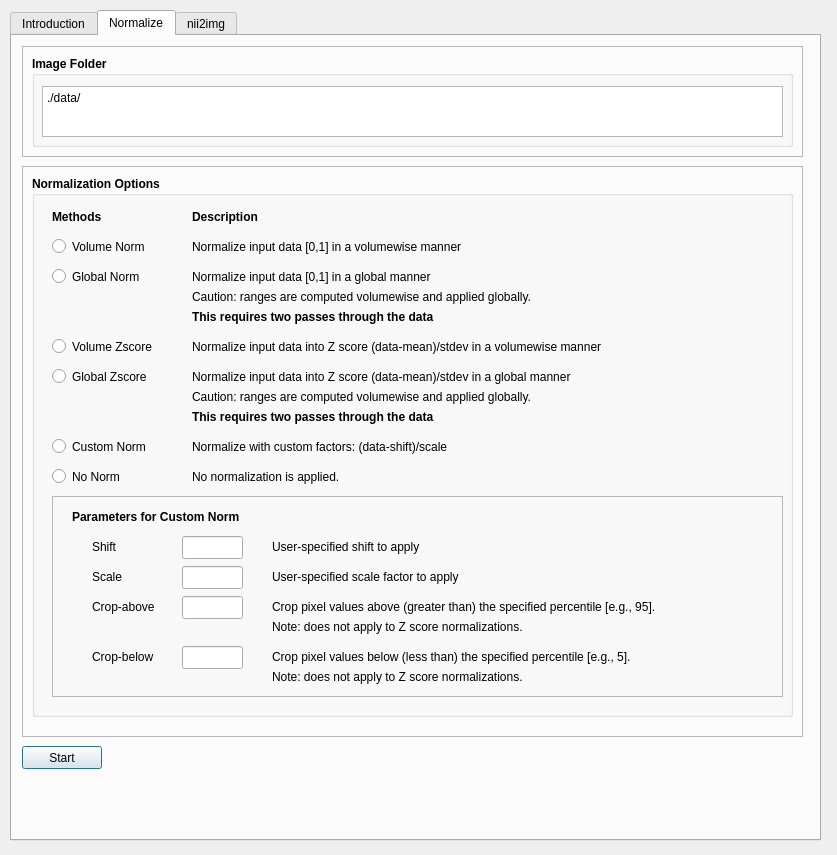
<?xml version="1.0" encoding="UTF-8"?>
<ui version="4.0">
 <class>Dialog</class>
 <widget class="QDialog" name="Dialog">
  <property name="geometry">
   <rect>
    <x>0</x>
    <y>0</y>
    <width>837</width>
    <height>855</height>
   </rect>
  </property>
  <property name="windowTitle">
   <string>Dialog</string>
  </property>
  <widget class="QTabWidget" name="tabWidget">
   <property name="geometry">
    <rect>
     <x>10</x>
     <y>10</y>
     <width>811</width>
     <height>831</height>
    </rect>
   </property>
   <property name="currentIndex">
    <number>1</number>
   </property>
   <widget class="QWidget" name="tab">
    <attribute name="title">
     <string>Introduction</string>
    </attribute>
    <widget class="QTextBrowser" name="textBrowser">
     <property name="geometry">
      <rect>
       <x>20</x>
       <y>20</y>
       <width>761</width>
       <height>761</height>
      </rect>
     </property>
     <property name="html">
      <string>&lt;!DOCTYPE HTML PUBLIC &quot;-//W3C//DTD HTML 4.0//EN&quot; &quot;http://www.w3.org/TR/REC-html40/strict.dtd&quot;&gt;
&lt;html&gt;&lt;head&gt;&lt;meta name=&quot;qrichtext&quot; content=&quot;1&quot; /&gt;&lt;style type=&quot;text/css&quot;&gt;
p, li { white-space: pre-wrap; }
&lt;/style&gt;&lt;/head&gt;&lt;body style=&quot; font-family:'Sans Serif'; font-size:9pt; font-weight:400; font-style:normal;&quot;&gt;
&lt;p style=&quot; margin-top:0px; margin-bottom:0px; margin-left:0px; margin-right:0px; -qt-block-indent:0; text-indent:0px;&quot;&gt;&lt;span style=&quot; font-size:12pt; font-weight:600;&quot;&gt;DeepRad-Tools&lt;/span&gt;&lt;/p&gt;
&lt;p style=&quot;-qt-paragraph-type:empty; margin-top:0px; margin-bottom:0px; margin-left:0px; margin-right:0px; -qt-block-indent:0; text-indent:0px;&quot;&gt;&lt;br /&gt;&lt;/p&gt;
&lt;p style=&quot; margin-top:0px; margin-bottom:0px; margin-left:0px; margin-right:0px; -qt-block-indent:0; text-indent:0px;&quot;&gt;Commandline tools to facilitate the use of Medical Images (from NifTI files) to standard image files (TIFF files) so that these datasets can be readily consumed by deep learning frameworks as used for computer vision.&lt;/p&gt;
&lt;p style=&quot;-qt-paragraph-type:empty; margin-top:0px; margin-bottom:0px; margin-left:0px; margin-right:0px; -qt-block-indent:0; text-indent:0px;&quot;&gt;&lt;br /&gt;&lt;/p&gt;
&lt;p style=&quot; margin-top:0px; margin-bottom:0px; margin-left:0px; margin-right:0px; -qt-block-indent:0; text-indent:0px;&quot;&gt;It currently consists of three tools: &lt;span style=&quot; font-weight:600; font-style:italic;&quot;&gt;deeprad_keras_tools&lt;/span&gt;&lt;span style=&quot; font-style:italic;&quot;&gt;, &lt;/span&gt;&lt;span style=&quot; font-weight:600; font-style:italic;&quot;&gt;deeprad_nii2img&lt;/span&gt;, and &lt;span style=&quot; font-weight:600; font-style:italic;&quot;&gt;deeprad_normalize.&lt;/span&gt;&lt;/p&gt;
&lt;p style=&quot;-qt-paragraph-type:empty; margin-top:0px; margin-bottom:0px; margin-left:0px; margin-right:0px; -qt-block-indent:0; text-indent:0px; font-weight:600; font-style:italic;&quot;&gt;&lt;br /&gt;&lt;/p&gt;
&lt;p style=&quot; margin-top:0px; margin-bottom:0px; margin-left:0px; margin-right:0px; -qt-block-indent:0; text-indent:0px;&quot;&gt;&lt;span style=&quot; font-size:12pt; font-weight:600;&quot;&gt;DeepRad-Tools&lt;/span&gt;&lt;/p&gt;
&lt;p style=&quot; margin-top:0px; margin-bottom:0px; margin-left:0px; margin-right:0px; -qt-block-indent:0; text-indent:0px;&quot;&gt;This tool converts organized folders of NifTI images (.nii or .nii.gz files) to standard&lt;/p&gt;
&lt;p style=&quot; margin-top:0px; margin-bottom:0px; margin-left:0px; margin-right:0px; -qt-block-indent:0; text-indent:0px;&quot;&gt;TIFF files and optionally performs augmentation (random alterations) to input images.&lt;/p&gt;
&lt;p style=&quot; margin-top:0px; margin-bottom:0px; margin-left:0px; margin-right:0px; -qt-block-indent:0; text-indent:0px;&quot;&gt;The rationale for this tool is that image file formats that are often used in medical imaging&lt;/p&gt;
&lt;p style=&quot; margin-top:0px; margin-bottom:0px; margin-left:0px; margin-right:0px; -qt-block-indent:0; text-indent:0px;&quot;&gt;are not directly compatible with software frameworks that are most commonly used for deep&lt;/p&gt;
&lt;p style=&quot; margin-top:0px; margin-bottom:0px; margin-left:0px; margin-right:0px; -qt-block-indent:0; text-indent:0px;&quot;&gt;learning. This tool takes NifTI data, which is a convenient format for volumetric medical&lt;/p&gt;
&lt;p style=&quot; margin-top:0px; margin-bottom:0px; margin-left:0px; margin-right:0px; -qt-block-indent:0; text-indent:0px;&quot;&gt;imaging data because it maintains subject-specific spatial transformations of pixel data.&lt;/p&gt;
&lt;p style=&quot; margin-top:0px; margin-bottom:0px; margin-left:0px; margin-right:0px; -qt-block-indent:0; text-indent:0px;&quot;&gt;For more information about NifTI, go here: https://nifti.nimh.nih.gov&lt;/p&gt;
&lt;p style=&quot;-qt-paragraph-type:empty; margin-top:0px; margin-bottom:0px; margin-left:0px; margin-right:0px; -qt-block-indent:0; text-indent:0px;&quot;&gt;&lt;br /&gt;&lt;/p&gt;
&lt;p style=&quot; margin-top:0px; margin-bottom:0px; margin-left:0px; margin-right:0px; -qt-block-indent:0; text-indent:0px;&quot;&gt;This tool takes folders containing NifTI data as input and writes a new folder structure&lt;/p&gt;
&lt;p style=&quot; margin-top:0px; margin-bottom:0px; margin-left:0px; margin-right:0px; -qt-block-indent:0; text-indent:0px;&quot;&gt;containing TIFF files that can be readily consumed by a variety of deep learning tools.&lt;/p&gt;
&lt;p style=&quot; margin-top:0px; margin-bottom:0px; margin-left:0px; margin-right:0px; -qt-block-indent:0; text-indent:0px;&quot;&gt;The advantage of using this strategy is that datasets that are larger than the physical&lt;/p&gt;
&lt;p style=&quot; margin-top:0px; margin-bottom:0px; margin-left:0px; margin-right:0px; -qt-block-indent:0; text-indent:0px;&quot;&gt;RAM of a system can be readily consumed. While there is likely an I/O performance loss&lt;/p&gt;
&lt;p style=&quot; margin-top:0px; margin-bottom:0px; margin-left:0px; margin-right:0px; -qt-block-indent:0; text-indent:0px;&quot;&gt;compared to other big data storage strategies such as HDF, there is a great deal of &lt;/p&gt;
&lt;p style=&quot; margin-top:0px; margin-bottom:0px; margin-left:0px; margin-right:0px; -qt-block-indent:0; text-indent:0px;&quot;&gt;flexibility presented by the proposed approach. First, given that standard image files&lt;/p&gt;
&lt;p style=&quot; margin-top:0px; margin-bottom:0px; margin-left:0px; margin-right:0px; -qt-block-indent:0; text-indent:0px;&quot;&gt;are used, they are readily viewed and consumed by a wide range of existing software tools.&lt;/p&gt;
&lt;p style=&quot; margin-top:0px; margin-bottom:0px; margin-left:0px; margin-right:0px; -qt-block-indent:0; text-indent:0px;&quot;&gt;This is incredibly useful for performing visual checks of input and output data. Second,&lt;/p&gt;
&lt;p style=&quot; margin-top:0px; margin-bottom:0px; margin-left:0px; margin-right:0px; -qt-block-indent:0; text-indent:0px;&quot;&gt;because images are written as floating-point 32-bit floating point data, there is little&lt;/p&gt;
&lt;p style=&quot; margin-top:0px; margin-bottom:0px; margin-left:0px; margin-right:0px; -qt-block-indent:0; text-indent:0px;&quot;&gt;or no loss to dyanmic range as would occur with integer file formats. Finally, the tool&lt;/p&gt;
&lt;p style=&quot; margin-top:0px; margin-bottom:0px; margin-left:0px; margin-right:0px; -qt-block-indent:0; text-indent:0px;&quot;&gt;utilizes a reshaping strategy to enable multiple inputs and/or 3D inputs to be provided&lt;/p&gt;
&lt;p style=&quot; margin-top:0px; margin-bottom:0px; margin-left:0px; margin-right:0px; -qt-block-indent:0; text-indent:0px;&quot;&gt;by writing into 2D images. Because reshaping is a common operation, it is straightforward&lt;/p&gt;
&lt;p style=&quot; margin-top:0px; margin-bottom:0px; margin-left:0px; margin-right:0px; -qt-block-indent:0; text-indent:0px;&quot;&gt;to reshape inputs and outputs to use TIFF images as an intermediate format.&lt;/p&gt;
&lt;p style=&quot;-qt-paragraph-type:empty; margin-top:0px; margin-bottom:0px; margin-left:0px; margin-right:0px; -qt-block-indent:0; text-indent:0px;&quot;&gt;&lt;br /&gt;&lt;/p&gt;
&lt;p style=&quot; margin-top:0px; margin-bottom:0px; margin-left:0px; margin-right:0px; -qt-block-indent:0; text-indent:0px;&quot;&gt;Note that it is a pre-requisite to use DeepRad Normalize (deeprad_normalize) before using&lt;/p&gt;
&lt;p style=&quot; margin-top:0px; margin-bottom:0px; margin-left:0px; margin-right:0px; -qt-block-indent:0; text-indent:0px;&quot;&gt;this tool to calculate the proper scale factors for input and output data.&lt;/p&gt;
&lt;p style=&quot;-qt-paragraph-type:empty; margin-top:0px; margin-bottom:0px; margin-left:0px; margin-right:0px; -qt-block-indent:0; text-indent:0px;&quot;&gt;&lt;br /&gt;&lt;/p&gt;
&lt;p style=&quot; margin-top:0px; margin-bottom:0px; margin-left:0px; margin-right:0px; -qt-block-indent:0; text-indent:0px;&quot;&gt;Input is expected as a list of one or more folders for input (--X) and target&lt;/p&gt;
&lt;p style=&quot; margin-top:0px; margin-bottom:0px; margin-left:0px; margin-right:0px; -qt-block-indent:0; text-indent:0px;&quot;&gt;output ground truth (--Y) data. Output is written into the specified folder (--outfolder)&lt;/p&gt;
&lt;p style=&quot; margin-top:0px; margin-bottom:0px; margin-left:0px; margin-right:0px; -qt-block-indent:0; text-indent:0px;&quot;&gt;in the following format if validation or testing fractions are specified:&lt;/p&gt;
&lt;p style=&quot; margin-top:0px; margin-bottom:0px; margin-left:0px; margin-right:0px; -qt-block-indent:0; text-indent:0px;&quot;&gt;```&lt;/p&gt;
&lt;p style=&quot; margin-top:0px; margin-bottom:0px; margin-left:0px; margin-right:0px; -qt-block-indent:0; text-indent:0px;&quot;&gt;    -OUTFOLDER&lt;/p&gt;
&lt;p style=&quot; margin-top:0px; margin-bottom:0px; margin-left:0px; margin-right:0px; -qt-block-indent:0; text-indent:0px;&quot;&gt;        -X&lt;/p&gt;
&lt;p style=&quot; margin-top:0px; margin-bottom:0px; margin-left:0px; margin-right:0px; -qt-block-indent:0; text-indent:0px;&quot;&gt;            -test&lt;/p&gt;
&lt;p style=&quot; margin-top:0px; margin-bottom:0px; margin-left:0px; margin-right:0px; -qt-block-indent:0; text-indent:0px;&quot;&gt;            -train&lt;/p&gt;
&lt;p style=&quot; margin-top:0px; margin-bottom:0px; margin-left:0px; margin-right:0px; -qt-block-indent:0; text-indent:0px;&quot;&gt;            -val&lt;/p&gt;
&lt;p style=&quot; margin-top:0px; margin-bottom:0px; margin-left:0px; margin-right:0px; -qt-block-indent:0; text-indent:0px;&quot;&gt;        -Y&lt;/p&gt;
&lt;p style=&quot; margin-top:0px; margin-bottom:0px; margin-left:0px; margin-right:0px; -qt-block-indent:0; text-indent:0px;&quot;&gt;            -test&lt;/p&gt;
&lt;p style=&quot; margin-top:0px; margin-bottom:0px; margin-left:0px; margin-right:0px; -qt-block-indent:0; text-indent:0px;&quot;&gt;            -train&lt;/p&gt;
&lt;p style=&quot; margin-top:0px; margin-bottom:0px; margin-left:0px; margin-right:0px; -qt-block-indent:0; text-indent:0px;&quot;&gt;            -val&lt;/p&gt;
&lt;p style=&quot; margin-top:0px; margin-bottom:0px; margin-left:0px; margin-right:0px; -qt-block-indent:0; text-indent:0px;&quot;&gt;```&lt;/p&gt;
&lt;p style=&quot; margin-top:0px; margin-bottom:0px; margin-left:0px; margin-right:0px; -qt-block-indent:0; text-indent:0px;&quot;&gt;Or if validiation or tesing fractions are not specified:&lt;/p&gt;
&lt;p style=&quot; margin-top:0px; margin-bottom:0px; margin-left:0px; margin-right:0px; -qt-block-indent:0; text-indent:0px;&quot;&gt;```&lt;/p&gt;
&lt;p style=&quot; margin-top:0px; margin-bottom:0px; margin-left:0px; margin-right:0px; -qt-block-indent:0; text-indent:0px;&quot;&gt;    -OUTFOLDER&lt;/p&gt;
&lt;p style=&quot; margin-top:0px; margin-bottom:0px; margin-left:0px; margin-right:0px; -qt-block-indent:0; text-indent:0px;&quot;&gt;        -X&lt;/p&gt;
&lt;p style=&quot; margin-top:0px; margin-bottom:0px; margin-left:0px; margin-right:0px; -qt-block-indent:0; text-indent:0px;&quot;&gt;        -Y&lt;/p&gt;
&lt;p style=&quot; margin-top:0px; margin-bottom:0px; margin-left:0px; margin-right:0px; -qt-block-indent:0; text-indent:0px;&quot;&gt;```&lt;/p&gt;
&lt;p style=&quot;-qt-paragraph-type:empty; margin-top:0px; margin-bottom:0px; margin-left:0px; margin-right:0px; -qt-block-indent:0; text-indent:0px;&quot;&gt;&lt;br /&gt;&lt;/p&gt;
&lt;p style=&quot; margin-top:0px; margin-bottom:0px; margin-left:0px; margin-right:0px; -qt-block-indent:0; text-indent:0px;&quot;&gt;This folder structure will facilitate integration into a variety of deep learning frameworks&lt;/p&gt;
&lt;p style=&quot;-qt-paragraph-type:empty; margin-top:0px; margin-bottom:0px; margin-left:0px; margin-right:0px; -qt-block-indent:0; text-indent:0px;&quot;&gt;&lt;br /&gt;&lt;/p&gt;
&lt;p style=&quot; margin-top:0px; margin-bottom:0px; margin-left:0px; margin-right:0px; -qt-block-indent:0; text-indent:0px;&quot;&gt;Current limitations of 06/2019:&lt;/p&gt;
&lt;p style=&quot; margin-top:0px; margin-bottom:0px; margin-left:0px; margin-right:0px; -qt-block-indent:0; text-indent:0px;&quot;&gt; - only handles 2D slices, 3D patches coming soon&lt;/p&gt;
&lt;p style=&quot; margin-top:0px; margin-bottom:0px; margin-left:0px; margin-right:0px; -qt-block-indent:0; text-indent:0px;&quot;&gt; - is optimized to image-to-image translations, segmentation needs to be validated. Classification and regression capability (mapped to a CSV file) are forthcoming&lt;/p&gt;
&lt;p style=&quot; margin-top:0px; margin-bottom:0px; margin-left:0px; margin-right:0px; -qt-block-indent:0; text-indent:0px;&quot;&gt; - augmentation strategies are currently limited to affine transformations&lt;/p&gt;
&lt;p style=&quot; margin-top:0px; margin-bottom:0px; margin-left:0px; margin-right:0px; -qt-block-indent:0; text-indent:0px;&quot;&gt; - 4D NifTI data is not properly handled and will likely break things&lt;/p&gt;
&lt;p style=&quot;-qt-paragraph-type:empty; margin-top:0px; margin-bottom:0px; margin-left:0px; margin-right:0px; -qt-block-indent:0; text-indent:0px;&quot;&gt;&lt;br /&gt;&lt;/p&gt;
&lt;p style=&quot; margin-top:0px; margin-bottom:0px; margin-left:0px; margin-right:0px; -qt-block-indent:0; text-indent:0px;&quot;&gt;Try running deeprad_nii2img --help for specific help and command line options&lt;/p&gt;&lt;/body&gt;&lt;/html&gt;</string>
     </property>
    </widget>
   </widget>
   <widget class="QWidget" name="tab_2">
    <attribute name="title">
     <string>Normalize</string>
    </attribute>
    <widget class="QFrame" name="frame">
     <property name="geometry">
      <rect>
       <x>10</x>
       <y>10</y>
       <width>781</width>
       <height>111</height>
      </rect>
     </property>
     <property name="frameShape">
      <enum>QFrame::StyledPanel</enum>
     </property>
     <property name="frameShadow">
      <enum>QFrame::Raised</enum>
     </property>
     <widget class="QGroupBox" name="groupBox">
      <property name="geometry">
       <rect>
        <x>10</x>
        <y>10</y>
        <width>761</width>
        <height>91</height>
       </rect>
      </property>
      <property name="font">
       <font>
        <weight>75</weight>
        <bold>true</bold>
       </font>
      </property>
      <property name="title">
       <string>Image Folder</string>
      </property>
      <property name="checkable">
       <bool>false</bool>
      </property>
      <widget class="QPlainTextEdit" name="folder">
       <property name="geometry">
        <rect>
         <x>10</x>
         <y>30</y>
         <width>741</width>
         <height>51</height>
        </rect>
       </property>
       <property name="font">
        <font>
         <weight>50</weight>
         <bold>false</bold>
        </font>
       </property>
       <property name="plainText">
        <string>./data/</string>
       </property>
      </widget>
     </widget>
    </widget>
    <widget class="QFrame" name="frame_2">
     <property name="geometry">
      <rect>
       <x>10</x>
       <y>130</y>
       <width>781</width>
       <height>571</height>
      </rect>
     </property>
     <property name="frameShape">
      <enum>QFrame::StyledPanel</enum>
     </property>
     <property name="frameShadow">
      <enum>QFrame::Raised</enum>
     </property>
     <widget class="QGroupBox" name="groupBox_2">
      <property name="geometry">
       <rect>
        <x>10</x>
        <y>10</y>
        <width>761</width>
        <height>541</height>
       </rect>
      </property>
      <property name="font">
       <font>
        <weight>75</weight>
        <bold>true</bold>
       </font>
      </property>
      <property name="title">
       <string>Normalization Options</string>
      </property>
      <property name="checkable">
       <bool>false</bool>
      </property>
      <widget class="QRadioButton" name="radio_vn">
       <property name="geometry">
        <rect>
         <x>20</x>
         <y>60</y>
         <width>121</width>
         <height>21</height>
        </rect>
       </property>
       <property name="font">
        <font>
         <weight>50</weight>
         <bold>false</bold>
        </font>
       </property>
       <property name="text">
        <string>Volume Norm</string>
       </property>
      </widget>
      <widget class="QRadioButton" name="radio_gn">
       <property name="geometry">
        <rect>
         <x>20</x>
         <y>90</y>
         <width>121</width>
         <height>21</height>
        </rect>
       </property>
       <property name="font">
        <font>
         <weight>50</weight>
         <bold>false</bold>
        </font>
       </property>
       <property name="text">
        <string>Global Norm</string>
       </property>
      </widget>
      <widget class="QLabel" name="label">
       <property name="geometry">
        <rect>
         <x>160</x>
         <y>60</y>
         <width>561</width>
         <height>21</height>
        </rect>
       </property>
       <property name="font">
        <font>
         <weight>50</weight>
         <bold>false</bold>
        </font>
       </property>
       <property name="text">
        <string>Normalize input data [0,1] in a volumewise manner</string>
       </property>
      </widget>
      <widget class="QLabel" name="label_2">
       <property name="geometry">
        <rect>
         <x>160</x>
         <y>30</y>
         <width>91</width>
         <height>21</height>
        </rect>
       </property>
       <property name="text">
        <string>Description</string>
       </property>
      </widget>
      <widget class="QLabel" name="label_3">
       <property name="geometry">
        <rect>
         <x>20</x>
         <y>30</y>
         <width>91</width>
         <height>21</height>
        </rect>
       </property>
       <property name="text">
        <string>Methods</string>
       </property>
      </widget>
      <widget class="QLabel" name="label_4">
       <property name="geometry">
        <rect>
         <x>160</x>
         <y>90</y>
         <width>561</width>
         <height>21</height>
        </rect>
       </property>
       <property name="font">
        <font>
         <weight>50</weight>
         <bold>false</bold>
        </font>
       </property>
       <property name="text">
        <string>Normalize input data [0,1] in a global manner</string>
       </property>
      </widget>
      <widget class="QLabel" name="label_5">
       <property name="geometry">
        <rect>
         <x>160</x>
         <y>110</y>
         <width>561</width>
         <height>21</height>
        </rect>
       </property>
       <property name="font">
        <font>
         <weight>50</weight>
         <bold>false</bold>
        </font>
       </property>
       <property name="text">
        <string>Caution: ranges are computed volumewise and applied globally. </string>
       </property>
      </widget>
      <widget class="QLabel" name="label_6">
       <property name="geometry">
        <rect>
         <x>160</x>
         <y>130</y>
         <width>561</width>
         <height>21</height>
        </rect>
       </property>
       <property name="font">
        <font>
         <weight>75</weight>
         <bold>true</bold>
        </font>
       </property>
       <property name="text">
        <string>This requires two passes through the data</string>
       </property>
      </widget>
      <widget class="QRadioButton" name="radio_vz">
       <property name="geometry">
        <rect>
         <x>20</x>
         <y>160</y>
         <width>121</width>
         <height>21</height>
        </rect>
       </property>
       <property name="font">
        <font>
         <weight>50</weight>
         <bold>false</bold>
        </font>
       </property>
       <property name="text">
        <string>Volume Zscore</string>
       </property>
      </widget>
      <widget class="QLabel" name="label_7">
       <property name="geometry">
        <rect>
         <x>160</x>
         <y>160</y>
         <width>561</width>
         <height>21</height>
        </rect>
       </property>
       <property name="font">
        <font>
         <weight>50</weight>
         <bold>false</bold>
        </font>
       </property>
       <property name="text">
        <string>Normalize input data into Z score (data-mean)/stdev in a volumewise manner</string>
       </property>
      </widget>
      <widget class="QRadioButton" name="radio_gz">
       <property name="geometry">
        <rect>
         <x>20</x>
         <y>190</y>
         <width>121</width>
         <height>21</height>
        </rect>
       </property>
       <property name="font">
        <font>
         <weight>50</weight>
         <bold>false</bold>
        </font>
       </property>
       <property name="text">
        <string>Global Zscore</string>
       </property>
      </widget>
      <widget class="QLabel" name="label_8">
       <property name="geometry">
        <rect>
         <x>160</x>
         <y>190</y>
         <width>561</width>
         <height>21</height>
        </rect>
       </property>
       <property name="font">
        <font>
         <weight>50</weight>
         <bold>false</bold>
        </font>
       </property>
       <property name="text">
        <string>Normalize input data into Z score (data-mean)/stdev in a global manner</string>
       </property>
      </widget>
      <widget class="QLabel" name="label_9">
       <property name="geometry">
        <rect>
         <x>160</x>
         <y>210</y>
         <width>561</width>
         <height>21</height>
        </rect>
       </property>
       <property name="font">
        <font>
         <weight>50</weight>
         <bold>false</bold>
        </font>
       </property>
       <property name="text">
        <string>Caution: ranges are computed volumewise and applied globally. </string>
       </property>
      </widget>
      <widget class="QLabel" name="label_10">
       <property name="geometry">
        <rect>
         <x>160</x>
         <y>230</y>
         <width>561</width>
         <height>21</height>
        </rect>
       </property>
       <property name="font">
        <font>
         <weight>75</weight>
         <bold>true</bold>
        </font>
       </property>
       <property name="text">
        <string>This requires two passes through the data</string>
       </property>
      </widget>
      <widget class="QRadioButton" name="radio_cn">
       <property name="geometry">
        <rect>
         <x>20</x>
         <y>260</y>
         <width>121</width>
         <height>21</height>
        </rect>
       </property>
       <property name="font">
        <font>
         <weight>50</weight>
         <bold>false</bold>
        </font>
       </property>
       <property name="text">
        <string>Custom Norm</string>
       </property>
      </widget>
      <widget class="QLabel" name="label_11">
       <property name="geometry">
        <rect>
         <x>160</x>
         <y>260</y>
         <width>561</width>
         <height>21</height>
        </rect>
       </property>
       <property name="font">
        <font>
         <weight>50</weight>
         <bold>false</bold>
        </font>
       </property>
       <property name="text">
        <string>Normalize with custom factors: (data-shift)/scale</string>
       </property>
      </widget>
      <widget class="QRadioButton" name="radio_nn">
       <property name="geometry">
        <rect>
         <x>20</x>
         <y>290</y>
         <width>121</width>
         <height>21</height>
        </rect>
       </property>
       <property name="font">
        <font>
         <weight>50</weight>
         <bold>false</bold>
        </font>
       </property>
       <property name="text">
        <string>No Norm</string>
       </property>
      </widget>
      <widget class="QLabel" name="label_12">
       <property name="geometry">
        <rect>
         <x>160</x>
         <y>290</y>
         <width>561</width>
         <height>21</height>
        </rect>
       </property>
       <property name="font">
        <font>
         <weight>50</weight>
         <bold>false</bold>
        </font>
       </property>
       <property name="text">
        <string>No normalization is applied.</string>
       </property>
      </widget>
      <widget class="QFrame" name="frame_3">
       <property name="geometry">
        <rect>
         <x>20</x>
         <y>320</y>
         <width>731</width>
         <height>201</height>
        </rect>
       </property>
       <property name="frameShape">
        <enum>QFrame::StyledPanel</enum>
       </property>
       <property name="frameShadow">
        <enum>QFrame::Raised</enum>
       </property>
       <widget class="QLabel" name="label_13">
        <property name="geometry">
         <rect>
          <x>20</x>
          <y>10</y>
          <width>211</width>
          <height>21</height>
         </rect>
        </property>
        <property name="text">
         <string>Parameters for Custom Norm</string>
        </property>
       </widget>
       <widget class="QLabel" name="label_14">
        <property name="geometry">
         <rect>
          <x>40</x>
          <y>40</y>
          <width>71</width>
          <height>21</height>
         </rect>
        </property>
        <property name="font">
         <font>
          <weight>50</weight>
          <bold>false</bold>
         </font>
        </property>
        <property name="text">
         <string>Shift</string>
        </property>
       </widget>
       <widget class="QLineEdit" name="text_shift">
        <property name="geometry">
         <rect>
          <x>130</x>
          <y>40</y>
          <width>61</width>
          <height>23</height>
         </rect>
        </property>
       </widget>
       <widget class="QLabel" name="label_15">
        <property name="geometry">
         <rect>
          <x>40</x>
          <y>70</y>
          <width>71</width>
          <height>21</height>
         </rect>
        </property>
        <property name="font">
         <font>
          <weight>50</weight>
          <bold>false</bold>
         </font>
        </property>
        <property name="text">
         <string>Scale</string>
        </property>
       </widget>
       <widget class="QLabel" name="label_16">
        <property name="geometry">
         <rect>
          <x>40</x>
          <y>100</y>
          <width>71</width>
          <height>21</height>
         </rect>
        </property>
        <property name="font">
         <font>
          <weight>50</weight>
          <bold>false</bold>
         </font>
        </property>
        <property name="text">
         <string>Crop-above</string>
        </property>
       </widget>
       <widget class="QLabel" name="label_17">
        <property name="geometry">
         <rect>
          <x>40</x>
          <y>150</y>
          <width>71</width>
          <height>21</height>
         </rect>
        </property>
        <property name="font">
         <font>
          <weight>50</weight>
          <bold>false</bold>
         </font>
        </property>
        <property name="text">
         <string>Crop-below</string>
        </property>
       </widget>
       <widget class="QLineEdit" name="text_scale">
        <property name="geometry">
         <rect>
          <x>130</x>
          <y>70</y>
          <width>61</width>
          <height>23</height>
         </rect>
        </property>
        <property name="text">
         <string/>
        </property>
       </widget>
       <widget class="QLineEdit" name="text_cropa">
        <property name="geometry">
         <rect>
          <x>130</x>
          <y>100</y>
          <width>61</width>
          <height>23</height>
         </rect>
        </property>
       </widget>
       <widget class="QLineEdit" name="text_cropb">
        <property name="geometry">
         <rect>
          <x>130</x>
          <y>150</y>
          <width>61</width>
          <height>23</height>
         </rect>
        </property>
       </widget>
       <widget class="QLabel" name="label_18">
        <property name="geometry">
         <rect>
          <x>220</x>
          <y>40</y>
          <width>481</width>
          <height>21</height>
         </rect>
        </property>
        <property name="font">
         <font>
          <weight>50</weight>
          <bold>false</bold>
         </font>
        </property>
        <property name="text">
         <string>User-specified shift to apply</string>
        </property>
       </widget>
       <widget class="QLabel" name="label_19">
        <property name="geometry">
         <rect>
          <x>220</x>
          <y>70</y>
          <width>481</width>
          <height>21</height>
         </rect>
        </property>
        <property name="font">
         <font>
          <weight>50</weight>
          <bold>false</bold>
         </font>
        </property>
        <property name="text">
         <string>User-specified scale factor to apply</string>
        </property>
       </widget>
       <widget class="QLabel" name="label_20">
        <property name="geometry">
         <rect>
          <x>220</x>
          <y>100</y>
          <width>481</width>
          <height>21</height>
         </rect>
        </property>
        <property name="font">
         <font>
          <weight>50</weight>
          <bold>false</bold>
         </font>
        </property>
        <property name="text">
         <string>Crop pixel values above (greater than) the specified percentile [e.g., 95].</string>
        </property>
       </widget>
       <widget class="QLabel" name="label_21">
        <property name="geometry">
         <rect>
          <x>220</x>
          <y>120</y>
          <width>481</width>
          <height>21</height>
         </rect>
        </property>
        <property name="font">
         <font>
          <weight>50</weight>
          <bold>false</bold>
         </font>
        </property>
        <property name="text">
         <string>Note: does not apply to Z score normalizations.</string>
        </property>
       </widget>
       <widget class="QLabel" name="label_22">
        <property name="geometry">
         <rect>
          <x>220</x>
          <y>150</y>
          <width>481</width>
          <height>21</height>
         </rect>
        </property>
        <property name="font">
         <font>
          <weight>50</weight>
          <bold>false</bold>
         </font>
        </property>
        <property name="text">
         <string>Crop pixel values below (less than) the specified percentile [e.g., 5].</string>
        </property>
       </widget>
       <widget class="QLabel" name="label_23">
        <property name="geometry">
         <rect>
          <x>220</x>
          <y>170</y>
          <width>481</width>
          <height>21</height>
         </rect>
        </property>
        <property name="font">
         <font>
          <weight>50</weight>
          <bold>false</bold>
         </font>
        </property>
        <property name="text">
         <string>Note: does not apply to Z score normalizations.</string>
        </property>
       </widget>
      </widget>
     </widget>
    </widget>
    <widget class="QPushButton" name="button_start">
     <property name="geometry">
      <rect>
       <x>10</x>
       <y>710</y>
       <width>80</width>
       <height>23</height>
      </rect>
     </property>
     <property name="text">
      <string>Start</string>
     </property>
    </widget>
   </widget>
   <widget class="QWidget" name="tab_3">
    <attribute name="title">
     <string>nii2img</string>
    </attribute>
   </widget>
  </widget>
 </widget>
 <resources/>
 <connections/>
</ui>
